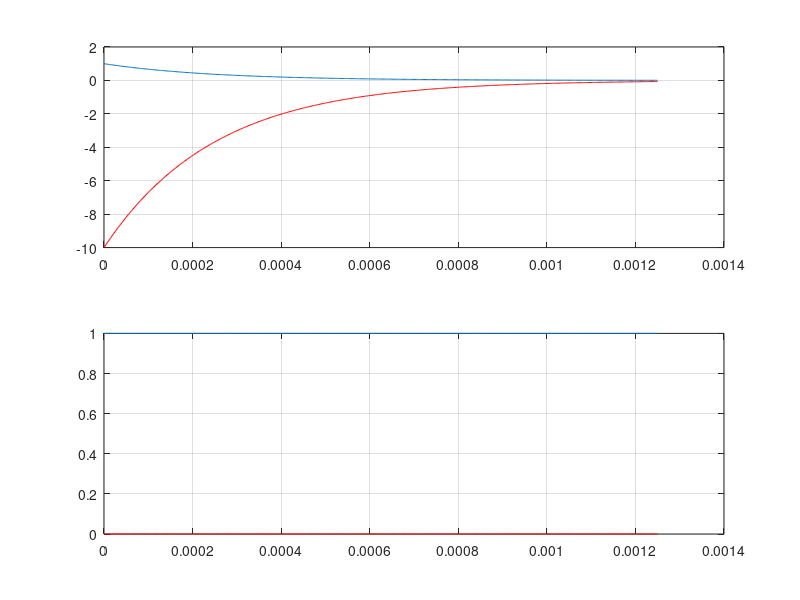

This chart was generated by the following MATLAB code:
## Copyright (C) 2023 thiago
## Author: thiago <thmalmeida@horse>
## Created: 2023-04-17

# Dica: montar o circuito simples resistor capacitor com um sinal quadrado

clear all, close all, clc;
# Inductor Measurement
# Natural answer parameters
R = 10;                     % resistance in ohms;
L = 2.5*10^-3;              % inductance in henrys [H];
tau = L/R;                  % time constant;
T = 5*tau;					% time in [s];
Vs = 10;					% tensão da fonte [V];
il_0 = 1;					% corrente inicial no indutor [A];
Is = Vs/R;					% corrente da fonte [A];                        
f = 1/T;					% signal frequency in [Hz];
n = 501;					% number of simulation points;
t = linspace(0, T, n);		% time vector of simulation;

% Natural answer
il_t_natural = il_0*e.^(-t/tau);

vl_t_natural = -il_0*R*e.^(-t/tau); % v(t) = Ldi/dt

% vc(tau) (natural)
il_t_natural_6321 = il_0*e.^(-1);

% Degrau answer
il_0 = 1;
il_t_degrau = Vs/R + (il_0 - Vs/R)*e.^(-t/tau);
vl_t_degrau = (Vs - il_0*R)*e.^-(t/tau);

% vc(tau) (degrau)
il_t_degrau_6321 = Vs/R + (il_0 - Vs/R)*e.^(-1);

% Summary
fprintf("Frequency: %d Hz\n", f);

subplot(2,1,1);
xlabel('Time');
ylabel('dig');
title('RL Answers')
plot(t, il_t_natural);
hold on;
plot(t, vl_t_natural, 'r');
grid on;
% axis([0 t(end) 0 (2^n_bits-1)])

subplot(2,1,2);
plot(t, il_t_degrau);
hold on;
plot(t, vl_t_degrau, 'r');
grid on